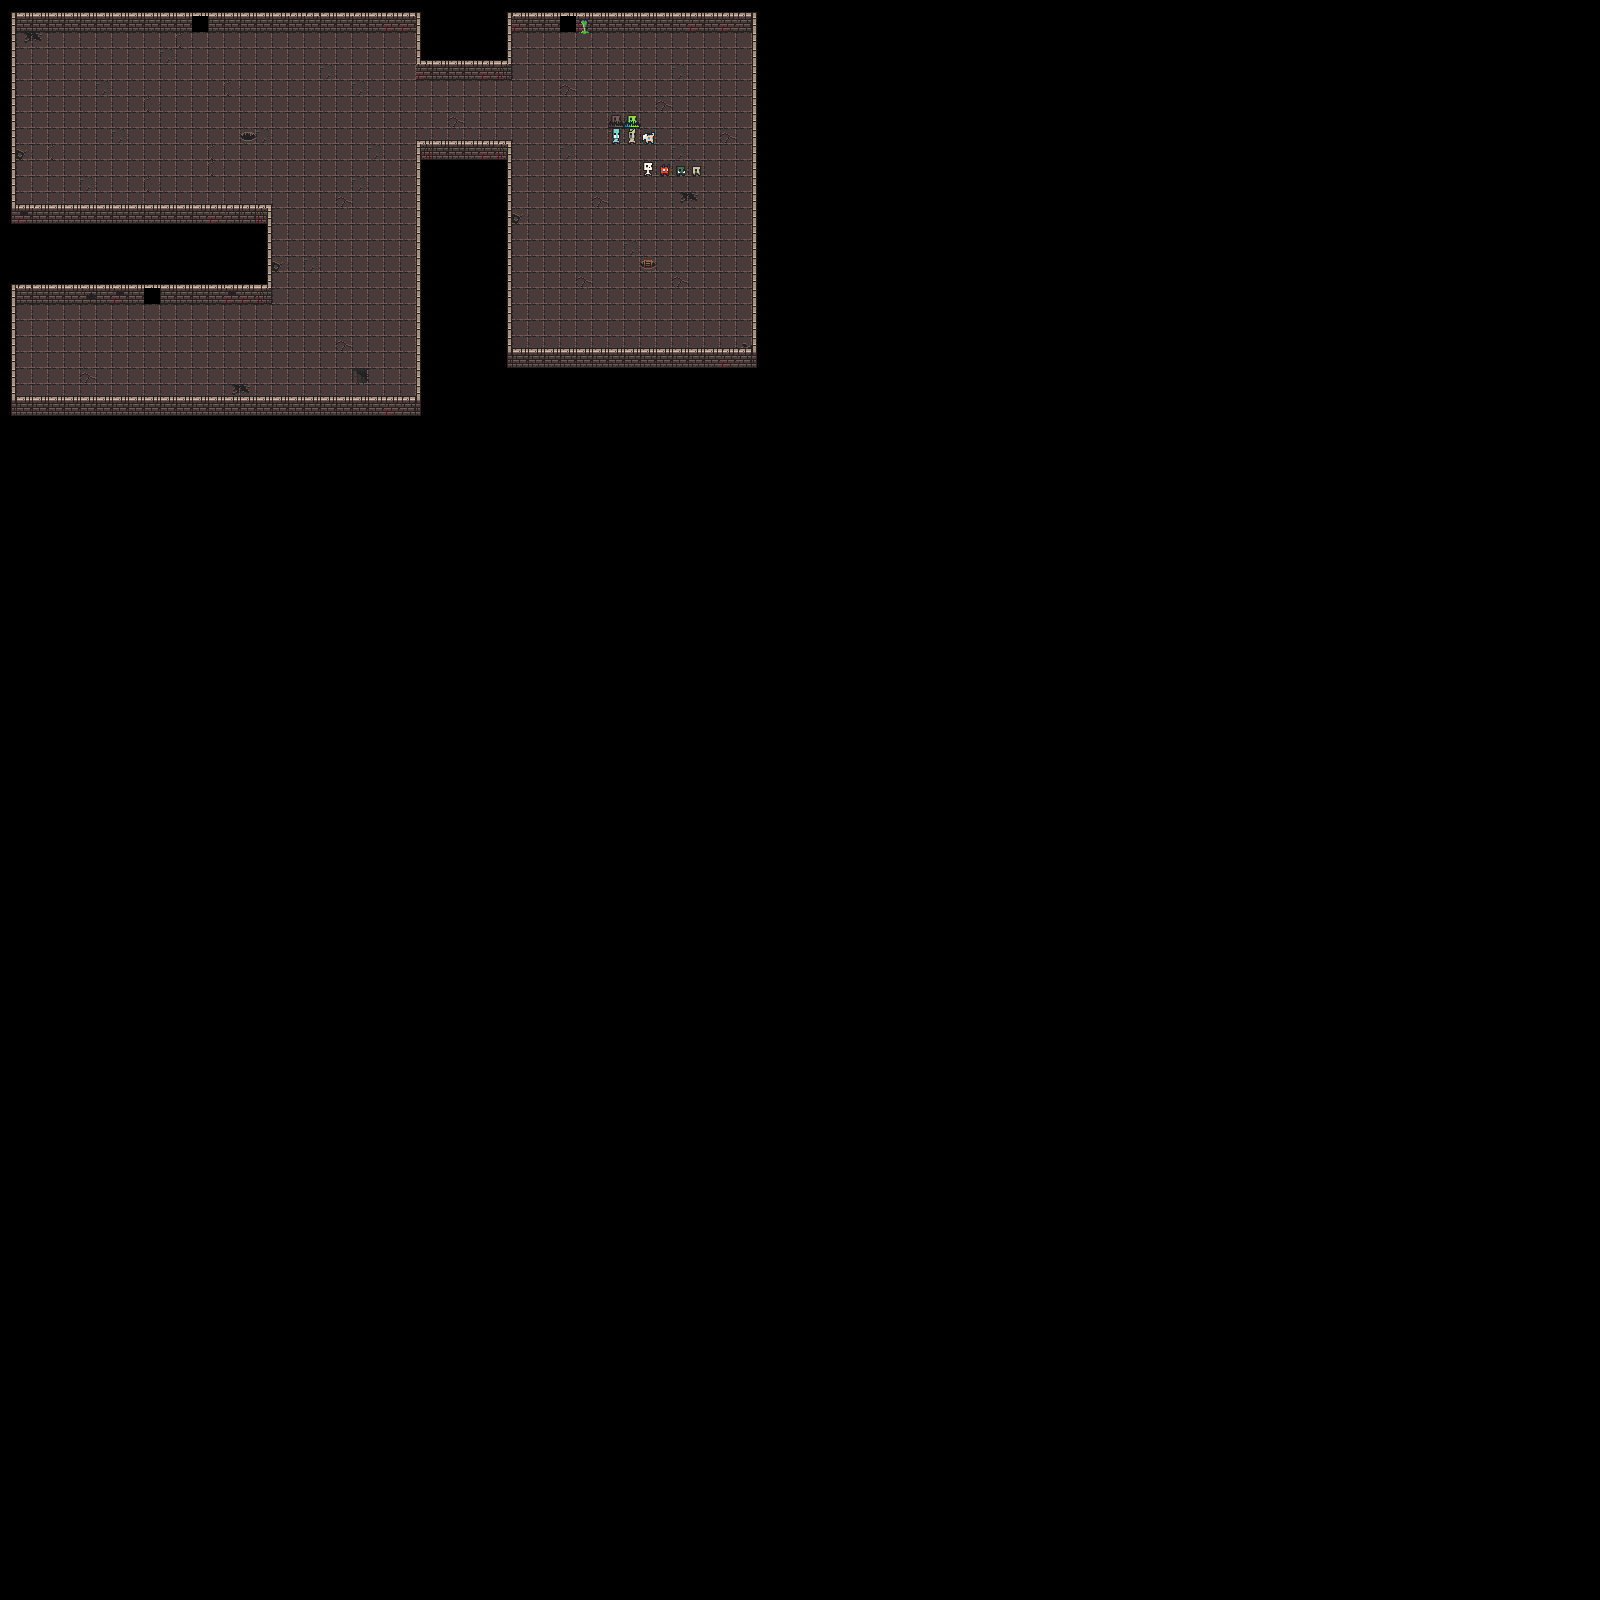

The image is a tile-based game level rendered from a .tmx file. Its description and source (layers, tilesets, objects; grid data summarised) follow:
An orthogonal 100x100 tile map with 16x16 px tiles, 2 tile layers (Grounds, Walls) and 6 objects.

<map version="1.9" tiledversion="1.9.0" orientation="orthogonal" renderorder="right-down" width="100" height="100" tilewidth="16" tileheight="16" infinite="0" nextlayerid="5" nextobjectid="13">
 <editorsettings>
  <export target="dungeon-01.json" format="json" />
 </editorsettings>
 <tileset firstgid="1" name="DungeonTiles" tilewidth="16" tileheight="16" tilecount="1024" columns="32">
  <image source="DungeonTiles.png" width="512" height="512" />
  <tile id="0">
   <properties>
    <property name="collision" type="bool" value="false" />
   </properties>
  </tile>
  <tile id="1">
   <properties>
    <property name="collision" type="bool" value="false" />
   </properties>
  </tile>
  <tile id="2">
   <properties>
    <property name="collision" type="bool" value="false" />
   </properties>
  </tile>
  <tile id="3">
   <properties>
    <property name="collision" type="bool" value="false" />
   </properties>
  </tile>
  <tile id="4">
   <properties>
    <property name="collision" type="bool" value="false" />
   </properties>
  </tile>
  <tile id="5">
   <properties>
    <property name="collision" type="bool" value="false" />
   </properties>
  </tile>
  <tile id="6">
   <properties>
    <property name="collision" type="bool" value="false" />
   </properties>
  </tile>
  <tile id="32">
   <properties>
    <property name="collision" type="bool" value="false" />
   </properties>
  </tile>
  <tile id="33">
   <properties>
    <property name="collision" type="bool" value="true" />
   </properties>
  </tile>
  <tile id="34">
   <properties>
    <property name="collision" type="bool" value="true" />
   </properties>
  </tile>
  <tile id="35">
   <properties>
    <property name="collision" type="bool" value="true" />
   </properties>
  </tile>
  <tile id="36">
   <properties>
    <property name="collision" type="bool" value="true" />
   </properties>
  </tile>
  <tile id="37">
   <properties>
    <property name="collision" type="bool" value="true" />
   </properties>
  </tile>
  <tile id="38">
   <properties>
    <property name="collision" type="bool" value="true" />
   </properties>
  </tile>
  <tile id="55">
   <animation>
    <frame tileid="55" duration="100" />
    <frame tileid="56" duration="100" />
    <frame tileid="57" duration="100" />
    <frame tileid="58" duration="100" />
   </animation>
  </tile>
  <tile id="59">
   <animation>
    <frame tileid="59" duration="100" />
    <frame tileid="60" duration="100" />
    <frame tileid="61" duration="100" />
    <frame tileid="62" duration="100" />
   </animation>
  </tile>
  <tile id="64">
   <properties>
    <property name="collision" type="bool" value="false" />
   </properties>
  </tile>
  <tile id="65">
   <properties>
    <property name="collision" type="bool" value="true" />
   </properties>
  </tile>
  <tile id="66">
   <properties>
    <property name="collision" type="bool" value="true" />
   </properties>
  </tile>
  <tile id="67">
   <properties>
    <property name="collision" type="bool" value="true" />
   </properties>
  </tile>
  <tile id="68">
   <properties>
    <property name="collision" type="bool" value="false" />
   </properties>
  </tile>
  <tile id="69">
   <properties>
    <property name="collision" type="bool" value="false" />
   </properties>
  </tile>
  <tile id="70">
   <properties>
    <property name="collision" type="bool" value="false" />
   </properties>
  </tile>
  <tile id="87">
   <animation>
    <frame tileid="87" duration="100" />
    <frame tileid="88" duration="100" />
    <frame tileid="89" duration="100" />
    <frame tileid="90" duration="100" />
   </animation>
  </tile>
  <tile id="91">
   <animation>
    <frame tileid="91" duration="100" />
    <frame tileid="92" duration="100" />
    <frame tileid="93" duration="100" />
    <frame tileid="94" duration="100" />
   </animation>
  </tile>
  <tile id="96">
   <properties>
    <property name="collision" type="bool" value="false" />
   </properties>
  </tile>
  <tile id="97">
   <properties>
    <property name="collision" type="bool" value="true" />
   </properties>
  </tile>
  <tile id="98">
   <properties>
    <property name="collision" type="bool" value="true" />
   </properties>
  </tile>
  <tile id="99">
   <properties>
    <property name="collision" type="bool" value="true" />
   </properties>
  </tile>
  <tile id="100">
   <properties>
    <property name="collision" type="bool" value="true" />
   </properties>
  </tile>
  <tile id="101">
   <properties>
    <property name="collision" type="bool" value="true" />
   </properties>
  </tile>
  <tile id="102">
   <properties>
    <property name="collision" type="bool" value="true" />
   </properties>
  </tile>
  <tile id="119">
   <animation>
    <frame tileid="119" duration="100" />
    <frame tileid="120" duration="100" />
    <frame tileid="121" duration="100" />
    <frame tileid="122" duration="100" />
   </animation>
  </tile>
  <tile id="123">
   <animation>
    <frame tileid="123" duration="100" />
    <frame tileid="124" duration="100" />
    <frame tileid="125" duration="100" />
    <frame tileid="126" duration="100" />
   </animation>
  </tile>
  <tile id="128">
   <properties>
    <property name="collision" type="bool" value="false" />
   </properties>
  </tile>
  <tile id="129">
   <properties>
    <property name="collision" type="bool" value="false" />
   </properties>
  </tile>
  <tile id="130">
   <properties>
    <property name="collision" type="bool" value="false" />
   </properties>
  </tile>
  <tile id="131">
   <properties>
    <property name="collision" type="bool" value="false" />
   </properties>
  </tile>
  <tile id="132">
   <properties>
    <property name="collision" type="bool" value="false" />
   </properties>
  </tile>
  <tile id="133">
   <properties>
    <property name="collision" type="bool" value="false" />
   </properties>
  </tile>
  <tile id="134">
   <properties>
    <property name="collision" type="bool" value="false" />
   </properties>
  </tile>
  <tile id="160">
   <properties>
    <property name="collision" type="bool" value="false" />
   </properties>
  </tile>
  <tile id="161">
   <properties>
    <property name="collision" type="bool" value="false" />
   </properties>
  </tile>
  <tile id="162">
   <properties>
    <property name="collision" type="bool" value="false" />
   </properties>
  </tile>
  <tile id="163">
   <properties>
    <property name="collision" type="bool" value="false" />
   </properties>
  </tile>
  <tile id="164">
   <properties>
    <property name="collision" type="bool" value="true" />
   </properties>
  </tile>
  <tile id="165">
   <properties>
    <property name="collision" type="bool" value="false" />
   </properties>
  </tile>
  <tile id="166">
   <properties>
    <property name="collision" type="bool" value="false" />
   </properties>
  </tile>
  <tile id="183">
   <animation>
    <frame tileid="183" duration="100" />
    <frame tileid="184" duration="100" />
    <frame tileid="185" duration="100" />
    <frame tileid="186" duration="100" />
   </animation>
  </tile>
  <tile id="187">
   <animation>
    <frame tileid="187" duration="100" />
    <frame tileid="188" duration="100" />
    <frame tileid="189" duration="100" />
    <frame tileid="190" duration="100" />
   </animation>
  </tile>
  <tile id="192">
   <properties>
    <property name="collision" type="bool" value="false" />
   </properties>
  </tile>
  <tile id="193">
   <properties>
    <property name="collision" type="bool" value="false" />
   </properties>
  </tile>
  <tile id="194">
   <properties>
    <property name="collision" type="bool" value="false" />
   </properties>
  </tile>
  <tile id="195">
   <properties>
    <property name="collision" type="bool" value="false" />
   </properties>
  </tile>
  <tile id="196">
   <properties>
    <property name="collision" type="bool" value="false" />
   </properties>
  </tile>
  <tile id="197">
   <properties>
    <property name="collision" type="bool" value="false" />
   </properties>
  </tile>
  <tile id="198">
   <properties>
    <property name="collision" type="bool" value="false" />
   </properties>
  </tile>
  <tile id="224">
   <properties>
    <property name="collision" type="bool" value="false" />
   </properties>
  </tile>
  <tile id="225">
   <properties>
    <property name="collision" type="bool" value="false" />
   </properties>
  </tile>
  <tile id="226">
   <properties>
    <property name="collision" type="bool" value="false" />
   </properties>
  </tile>
  <tile id="227">
   <properties>
    <property name="collision" type="bool" value="false" />
   </properties>
  </tile>
  <tile id="228">
   <properties>
    <property name="collision" type="bool" value="false" />
   </properties>
  </tile>
  <tile id="229">
   <properties>
    <property name="collision" type="bool" value="false" />
   </properties>
  </tile>
  <tile id="230">
   <properties>
    <property name="collision" type="bool" value="false" />
   </properties>
  </tile>
  <tile id="247">
   <animation>
    <frame tileid="247" duration="100" />
    <frame tileid="248" duration="100" />
    <frame tileid="249" duration="100" />
    <frame tileid="250" duration="100" />
   </animation>
  </tile>
  <tile id="251">
   <animation>
    <frame tileid="251" duration="100" />
    <frame tileid="252" duration="100" />
    <frame tileid="253" duration="100" />
    <frame tileid="254" duration="100" />
   </animation>
  </tile>
  <tile id="256">
   <properties>
    <property name="collision" type="bool" value="true" />
   </properties>
  </tile>
  <tile id="257">
   <properties>
    <property name="collision" type="bool" value="true" />
   </properties>
  </tile>
  <tile id="258">
   <properties>
    <property name="collision" type="bool" value="true" />
   </properties>
  </tile>
  <tile id="259">
   <properties>
    <property name="collision" type="bool" value="true" />
   </properties>
  </tile>
  <tile id="260">
   <properties>
    <property name="collision" type="bool" value="true" />
   </properties>
  </tile>
  <tile id="261">
   <properties>
    <property name="collision" type="bool" value="true" />
   </properties>
  </tile>
  <tile id="262">
   <properties>
    <property name="collision" type="bool" value="false" />
   </properties>
  </tile>
  <tile id="288">
   <properties>
    <property name="collision" type="bool" value="true" />
   </properties>
  </tile>
  <tile id="289">
   <properties>
    <property name="collision" type="bool" value="true" />
   </properties>
  </tile>
  <tile id="290">
   <properties>
    <property name="collision" type="bool" value="true" />
   </properties>
  </tile>
  <tile id="291">
   <properties>
    <property name="collision" type="bool" value="true" />
   </properties>
  </tile>
  <tile id="292">
   <properties>
    <property name="collision" type="bool" value="true" />
   </properties>
  </tile>
  <tile id="293">
   <properties>
    <property name="collision" type="bool" value="true" />
   </properties>
  </tile>
  <tile id="294">
   <properties>
    <property name="collision" type="bool" value="false" />
   </properties>
  </tile>
  <tile id="311">
   <animation>
    <frame tileid="311" duration="100" />
    <frame tileid="312" duration="100" />
    <frame tileid="313" duration="100" />
    <frame tileid="314" duration="100" />
   </animation>
  </tile>
  <tile id="315">
   <animation>
    <frame tileid="315" duration="100" />
    <frame tileid="316" duration="100" />
    <frame tileid="317" duration="100" />
    <frame tileid="318" duration="100" />
   </animation>
  </tile>
  <tile id="320">
   <properties>
    <property name="collision" type="bool" value="false" />
   </properties>
  </tile>
  <tile id="321">
   <properties>
    <property name="collision" type="bool" value="false" />
   </properties>
  </tile>
  <tile id="322">
   <properties>
    <property name="collision" type="bool" value="true" />
   </properties>
  </tile>
  <tile id="323">
   <properties>
    <property name="collision" type="bool" value="true" />
   </properties>
  </tile>
  <tile id="324">
   <properties>
    <property name="collision" type="bool" value="false" />
   </properties>
  </tile>
  <tile id="325">
   <properties>
    <property name="collision" type="bool" value="false" />
   </properties>
  </tile>
  <tile id="326">
   <properties>
    <property name="collision" type="bool" value="false" />
   </properties>
  </tile>
  <tile id="353">
   <animation>
    <frame tileid="353" duration="100" />
    <frame tileid="354" duration="100" />
    <frame tileid="355" duration="100" />
    <frame tileid="356" duration="100" />
   </animation>
  </tile>
  <tile id="759">
   <animation>
    <frame tileid="759" duration="100" />
    <frame tileid="760" duration="100" />
    <frame tileid="761" duration="100" />
    <frame tileid="762" duration="100" />
   </animation>
  </tile>
  <tile id="763">
   <animation>
    <frame tileid="763" duration="100" />
    <frame tileid="764" duration="100" />
    <frame tileid="765" duration="100" />
    <frame tileid="766" duration="100" />
   </animation>
  </tile>
  <tile id="833">
   <properties>
    <property name="collision" type="bool" value="true" />
   </properties>
   <animation>
    <frame tileid="36" duration="100" />
    <frame tileid="37" duration="100" />
    <frame tileid="38" duration="100" />
   </animation>
  </tile>
  <tile id="834">
   <properties>
    <property name="collision" type="bool" value="true" />
   </properties>
   <animation>
    <frame tileid="100" duration="100" />
    <frame tileid="101" duration="100" />
    <frame tileid="102" duration="100" />
   </animation>
  </tile>
  <tile id="865">
   <animation>
    <frame tileid="68" duration="100" />
    <frame tileid="69" duration="100" />
    <frame tileid="70" duration="100" />
   </animation>
  </tile>
  <tile id="866">
   <animation>
    <frame tileid="132" duration="100" />
    <frame tileid="133" duration="100" />
    <frame tileid="134" duration="100" />
   </animation>
  </tile>
 </tileset>
 <layer id="2" name="Grounds" width="100" height="100">
  <data>[10000 cells, 803 non-empty, 11 distinct tile ids]</data>
 </layer>
 <layer id="1" name="Walls" width="100" height="100">
  <data>[10000 cells, 345 non-empty, 34 distinct tile ids]</data>
 </layer>
 <objectgroup id="3" name="Chests">
  <object id="1" gid="596" x="272" y="46.6667" width="16" height="16" />
  <object id="2" gid="596" x="239.5" y="318.667" width="16" height="16" />
  <object id="3" gid="596" x="640.333" y="45" width="16" height="16" />
 </objectgroup>
 <objectgroup id="4" name="Lizards">
  <object id="10" gid="491" x="336" y="143.333" width="16" height="16" />
  <object id="11" gid="491" x="593.333" y="223" width="16" height="16" />
  <object id="12" gid="491" x="221.333" y="349" width="16" height="16" />
 </objectgroup>
</map>
